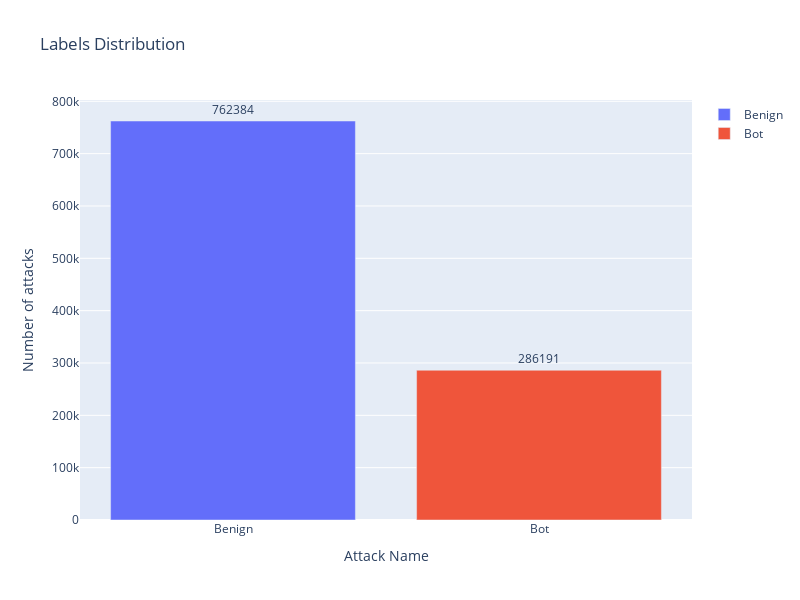

Source (notebook cell):
### Code cell
showAttackDistribution(rawsData[LABEL])

### Figure 1 — Plotly figure (JSON) as saved in the notebook; plotly's stock layout.template omitted (floating-point values rounded to 4 significant figures)
{"data": [{"name": "Benign", "orientation": "v", "text": "762384", "textposition": "outside", "type": "bar", "x": ["Benign"], "y": [762384]}, {"name": "Bot", "orientation": "v", "text": "286191", "textposition": "outside", "type": "bar", "x": ["Bot"], "y": [286191]}], "layout": {"height": 600, "title": {"text": "Labels Distribution"}, "width": 800, "xaxis": {"title": {"text": "Attack Name"}}, "yaxis": {"title": {"text": "Number of attacks"}}}}
